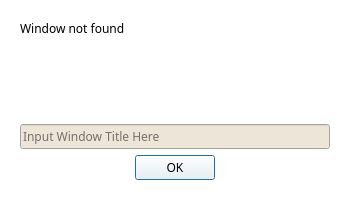
<?xml version="1.0" encoding="UTF-8"?>
<ui version="4.0">
 <class>Dialog</class>
 <widget class="QDialog" name="Dialog">
  <property name="geometry">
   <rect>
    <x>0</x>
    <y>0</y>
    <width>350</width>
    <height>200</height>
   </rect>
  </property>
  <property name="palette">
   <palette>
    <active>
     <colorrole role="WindowText">
      <brush brushstyle="SolidPattern">
       <color alpha="255">
        <red>0</red>
        <green>0</green>
        <blue>0</blue>
       </color>
      </brush>
     </colorrole>
     <colorrole role="Button">
      <brush brushstyle="SolidPattern">
       <color alpha="255">
        <red>255</red>
        <green>255</green>
        <blue>255</blue>
       </color>
      </brush>
     </colorrole>
     <colorrole role="Light">
      <brush brushstyle="SolidPattern">
       <color alpha="255">
        <red>255</red>
        <green>255</green>
        <blue>255</blue>
       </color>
      </brush>
     </colorrole>
     <colorrole role="Midlight">
      <brush brushstyle="SolidPattern">
       <color alpha="255">
        <red>255</red>
        <green>255</green>
        <blue>255</blue>
       </color>
      </brush>
     </colorrole>
     <colorrole role="Dark">
      <brush brushstyle="SolidPattern">
       <color alpha="255">
        <red>127</red>
        <green>127</green>
        <blue>127</blue>
       </color>
      </brush>
     </colorrole>
     <colorrole role="Mid">
      <brush brushstyle="SolidPattern">
       <color alpha="255">
        <red>170</red>
        <green>170</green>
        <blue>170</blue>
       </color>
      </brush>
     </colorrole>
     <colorrole role="Text">
      <brush brushstyle="SolidPattern">
       <color alpha="255">
        <red>0</red>
        <green>0</green>
        <blue>0</blue>
       </color>
      </brush>
     </colorrole>
     <colorrole role="BrightText">
      <brush brushstyle="SolidPattern">
       <color alpha="255">
        <red>255</red>
        <green>255</green>
        <blue>255</blue>
       </color>
      </brush>
     </colorrole>
     <colorrole role="ButtonText">
      <brush brushstyle="SolidPattern">
       <color alpha="255">
        <red>0</red>
        <green>0</green>
        <blue>0</blue>
       </color>
      </brush>
     </colorrole>
     <colorrole role="Base">
      <brush brushstyle="SolidPattern">
       <color alpha="255">
        <red>255</red>
        <green>255</green>
        <blue>255</blue>
       </color>
      </brush>
     </colorrole>
     <colorrole role="Window">
      <brush brushstyle="SolidPattern">
       <color alpha="255">
        <red>255</red>
        <green>255</green>
        <blue>255</blue>
       </color>
      </brush>
     </colorrole>
     <colorrole role="Shadow">
      <brush brushstyle="SolidPattern">
       <color alpha="255">
        <red>0</red>
        <green>0</green>
        <blue>0</blue>
       </color>
      </brush>
     </colorrole>
     <colorrole role="AlternateBase">
      <brush brushstyle="SolidPattern">
       <color alpha="255">
        <red>255</red>
        <green>255</green>
        <blue>255</blue>
       </color>
      </brush>
     </colorrole>
     <colorrole role="ToolTipBase">
      <brush brushstyle="SolidPattern">
       <color alpha="255">
        <red>255</red>
        <green>255</green>
        <blue>220</blue>
       </color>
      </brush>
     </colorrole>
     <colorrole role="ToolTipText">
      <brush brushstyle="SolidPattern">
       <color alpha="255">
        <red>0</red>
        <green>0</green>
        <blue>0</blue>
       </color>
      </brush>
     </colorrole>
    </active>
    <inactive>
     <colorrole role="WindowText">
      <brush brushstyle="SolidPattern">
       <color alpha="255">
        <red>0</red>
        <green>0</green>
        <blue>0</blue>
       </color>
      </brush>
     </colorrole>
     <colorrole role="Button">
      <brush brushstyle="SolidPattern">
       <color alpha="255">
        <red>255</red>
        <green>255</green>
        <blue>255</blue>
       </color>
      </brush>
     </colorrole>
     <colorrole role="Light">
      <brush brushstyle="SolidPattern">
       <color alpha="255">
        <red>255</red>
        <green>255</green>
        <blue>255</blue>
       </color>
      </brush>
     </colorrole>
     <colorrole role="Midlight">
      <brush brushstyle="SolidPattern">
       <color alpha="255">
        <red>255</red>
        <green>255</green>
        <blue>255</blue>
       </color>
      </brush>
     </colorrole>
     <colorrole role="Dark">
      <brush brushstyle="SolidPattern">
       <color alpha="255">
        <red>127</red>
        <green>127</green>
        <blue>127</blue>
       </color>
      </brush>
     </colorrole>
     <colorrole role="Mid">
      <brush brushstyle="SolidPattern">
       <color alpha="255">
        <red>170</red>
        <green>170</green>
        <blue>170</blue>
       </color>
      </brush>
     </colorrole>
     <colorrole role="Text">
      <brush brushstyle="SolidPattern">
       <color alpha="255">
        <red>0</red>
        <green>0</green>
        <blue>0</blue>
       </color>
      </brush>
     </colorrole>
     <colorrole role="BrightText">
      <brush brushstyle="SolidPattern">
       <color alpha="255">
        <red>255</red>
        <green>255</green>
        <blue>255</blue>
       </color>
      </brush>
     </colorrole>
     <colorrole role="ButtonText">
      <brush brushstyle="SolidPattern">
       <color alpha="255">
        <red>0</red>
        <green>0</green>
        <blue>0</blue>
       </color>
      </brush>
     </colorrole>
     <colorrole role="Base">
      <brush brushstyle="SolidPattern">
       <color alpha="255">
        <red>255</red>
        <green>255</green>
        <blue>255</blue>
       </color>
      </brush>
     </colorrole>
     <colorrole role="Window">
      <brush brushstyle="SolidPattern">
       <color alpha="255">
        <red>255</red>
        <green>255</green>
        <blue>255</blue>
       </color>
      </brush>
     </colorrole>
     <colorrole role="Shadow">
      <brush brushstyle="SolidPattern">
       <color alpha="255">
        <red>0</red>
        <green>0</green>
        <blue>0</blue>
       </color>
      </brush>
     </colorrole>
     <colorrole role="AlternateBase">
      <brush brushstyle="SolidPattern">
       <color alpha="255">
        <red>255</red>
        <green>255</green>
        <blue>255</blue>
       </color>
      </brush>
     </colorrole>
     <colorrole role="ToolTipBase">
      <brush brushstyle="SolidPattern">
       <color alpha="255">
        <red>255</red>
        <green>255</green>
        <blue>220</blue>
       </color>
      </brush>
     </colorrole>
     <colorrole role="ToolTipText">
      <brush brushstyle="SolidPattern">
       <color alpha="255">
        <red>0</red>
        <green>0</green>
        <blue>0</blue>
       </color>
      </brush>
     </colorrole>
    </inactive>
    <disabled>
     <colorrole role="WindowText">
      <brush brushstyle="SolidPattern">
       <color alpha="255">
        <red>127</red>
        <green>127</green>
        <blue>127</blue>
       </color>
      </brush>
     </colorrole>
     <colorrole role="Button">
      <brush brushstyle="SolidPattern">
       <color alpha="255">
        <red>255</red>
        <green>255</green>
        <blue>255</blue>
       </color>
      </brush>
     </colorrole>
     <colorrole role="Light">
      <brush brushstyle="SolidPattern">
       <color alpha="255">
        <red>255</red>
        <green>255</green>
        <blue>255</blue>
       </color>
      </brush>
     </colorrole>
     <colorrole role="Midlight">
      <brush brushstyle="SolidPattern">
       <color alpha="255">
        <red>255</red>
        <green>255</green>
        <blue>255</blue>
       </color>
      </brush>
     </colorrole>
     <colorrole role="Dark">
      <brush brushstyle="SolidPattern">
       <color alpha="255">
        <red>127</red>
        <green>127</green>
        <blue>127</blue>
       </color>
      </brush>
     </colorrole>
     <colorrole role="Mid">
      <brush brushstyle="SolidPattern">
       <color alpha="255">
        <red>170</red>
        <green>170</green>
        <blue>170</blue>
       </color>
      </brush>
     </colorrole>
     <colorrole role="Text">
      <brush brushstyle="SolidPattern">
       <color alpha="255">
        <red>127</red>
        <green>127</green>
        <blue>127</blue>
       </color>
      </brush>
     </colorrole>
     <colorrole role="BrightText">
      <brush brushstyle="SolidPattern">
       <color alpha="255">
        <red>255</red>
        <green>255</green>
        <blue>255</blue>
       </color>
      </brush>
     </colorrole>
     <colorrole role="ButtonText">
      <brush brushstyle="SolidPattern">
       <color alpha="255">
        <red>127</red>
        <green>127</green>
        <blue>127</blue>
       </color>
      </brush>
     </colorrole>
     <colorrole role="Base">
      <brush brushstyle="SolidPattern">
       <color alpha="255">
        <red>255</red>
        <green>255</green>
        <blue>255</blue>
       </color>
      </brush>
     </colorrole>
     <colorrole role="Window">
      <brush brushstyle="SolidPattern">
       <color alpha="255">
        <red>255</red>
        <green>255</green>
        <blue>255</blue>
       </color>
      </brush>
     </colorrole>
     <colorrole role="Shadow">
      <brush brushstyle="SolidPattern">
       <color alpha="255">
        <red>0</red>
        <green>0</green>
        <blue>0</blue>
       </color>
      </brush>
     </colorrole>
     <colorrole role="AlternateBase">
      <brush brushstyle="SolidPattern">
       <color alpha="255">
        <red>255</red>
        <green>255</green>
        <blue>255</blue>
       </color>
      </brush>
     </colorrole>
     <colorrole role="ToolTipBase">
      <brush brushstyle="SolidPattern">
       <color alpha="255">
        <red>255</red>
        <green>255</green>
        <blue>220</blue>
       </color>
      </brush>
     </colorrole>
     <colorrole role="ToolTipText">
      <brush brushstyle="SolidPattern">
       <color alpha="255">
        <red>0</red>
        <green>0</green>
        <blue>0</blue>
       </color>
      </brush>
     </colorrole>
    </disabled>
   </palette>
  </property>
  <property name="font">
   <font>
    <family>汉仪文黑-85W</family>
   </font>
  </property>
  <property name="windowTitle">
   <string>Input Window Title</string>
  </property>
  <property name="locale">
   <locale language="English" country="UnitedStates"/>
  </property>
  <property name="modal">
   <bool>true</bool>
  </property>
  <layout class="QVBoxLayout" name="verticalLayout">
   <property name="leftMargin">
    <number>20</number>
   </property>
   <property name="topMargin">
    <number>20</number>
   </property>
   <property name="rightMargin">
    <number>20</number>
   </property>
   <property name="bottomMargin">
    <number>20</number>
   </property>
   <item>
    <widget class="QLabel" name="label">
     <property name="sizePolicy">
      <sizepolicy hsizetype="Preferred" vsizetype="Expanding">
       <horstretch>0</horstretch>
       <verstretch>0</verstretch>
      </sizepolicy>
     </property>
     <property name="text">
      <string>Window not found</string>
     </property>
     <property name="alignment">
      <set>Qt::AlignLeading|Qt::AlignLeft|Qt::AlignTop</set>
     </property>
     <property name="wordWrap">
      <bool>true</bool>
     </property>
     <property name="margin">
      <number>10</number>
     </property>
    </widget>
   </item>
   <item>
    <widget class="QLineEdit" name="lineEdit">
     <property name="font">
      <font>
       <family>汉仪文黑-85W</family>
      </font>
     </property>
     <property name="styleSheet">
      <string notr="true">background-color: rgb(236, 229, 216);</string>
     </property>
     <property name="text">
      <string/>
     </property>
     <property name="placeholderText">
      <string>Input Window Title Here</string>
     </property>
    </widget>
   </item>
   <item>
    <layout class="QHBoxLayout" name="horizontalLayout">
     <property name="sizeConstraint">
      <enum>QLayout::SetDefaultConstraint</enum>
     </property>
     <item>
      <spacer name="horizontalSpacer">
       <property name="orientation">
        <enum>Qt::Horizontal</enum>
       </property>
       <property name="sizeHint" stdset="0">
        <size>
         <width>40</width>
         <height>20</height>
        </size>
       </property>
      </spacer>
     </item>
     <item>
      <widget class="QPushButton" name="pushButton">
       <property name="sizePolicy">
        <sizepolicy hsizetype="Minimum" vsizetype="Maximum">
         <horstretch>0</horstretch>
         <verstretch>0</verstretch>
        </sizepolicy>
       </property>
       <property name="text">
        <string>OK</string>
       </property>
      </widget>
     </item>
     <item>
      <spacer name="horizontalSpacer_2">
       <property name="orientation">
        <enum>Qt::Horizontal</enum>
       </property>
       <property name="sizeHint" stdset="0">
        <size>
         <width>40</width>
         <height>20</height>
        </size>
       </property>
      </spacer>
     </item>
    </layout>
   </item>
  </layout>
 </widget>
 <resources/>
 <connections>
  <connection>
   <sender>pushButton</sender>
   <signal>clicked()</signal>
   <receiver>Dialog</receiver>
   <slot>accept()</slot>
   <hints>
    <hint type="sourcelabel">
     <x>175</x>
     <y>164</y>
    </hint>
    <hint type="destinationlabel">
     <x>174</x>
     <y>99</y>
    </hint>
   </hints>
  </connection>
 </connections>
</ui>
